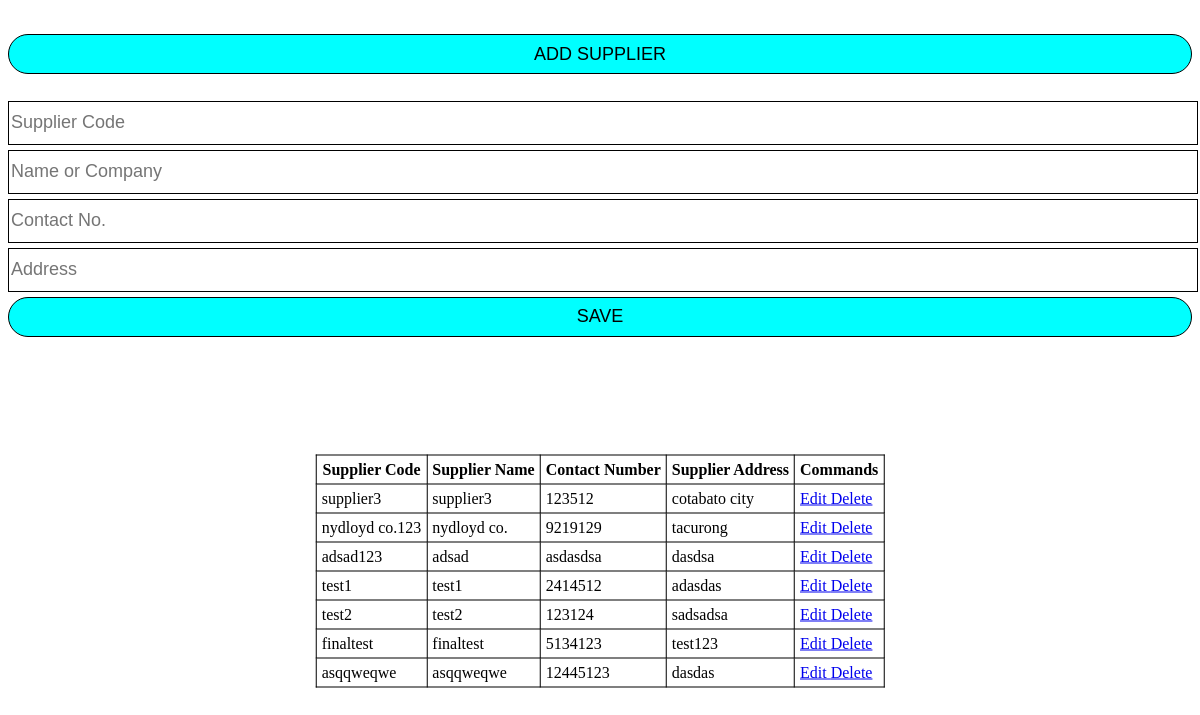
Screenshot of /supplier.php with the database file from the repository.
### tables this page shows
CREATE TABLE `tbl_supplier` (
  `supp_id` bigint(20) NOT NULL,
  `supp_code` varchar(50) NOT NULL,
  `supp_name` varchar(50) NOT NULL,
  `supp_contactNo` varchar(13) NOT NULL,
  `supp_address` varchar(50) NOT NULL
);

### supplier.php (the view, shortened to what this page needs)
<!DOCTYPE html>
<html lang="en">
<head>
    <link rel="stylesheet" href="styles.css">
</head>
<body>
    <div class="grid">
        <h1>
            <div class="btn">
                <input id="btnAddSupp" type="submit" value="ADD SUPPLIER">
            </div>
        </h1>
        <form id="formSupplier" method="POST" action="insert.php">
        <div class="txtField">
                <input type="input" placeholder="Supplier Code" name="suppCode" >
            </div>
            <div class="txtField">
                <input type="input"  placeholder="Name or Company" name="suppName" id=>
            </div>
            <div class="txtField">
                <input type="input"  placeholder="Contact No." name="suppContactNo">
            </div>
            <div class="txtField">
                <input type="input"  placeholder="Address" name="suppAddress">
            </div>
            <div class="btn">
                <input id="btnSaveSupp" type="submit" value="SAVE" name="submitSupp">
            </div>
        </form>
    </div>
    <div class="tableData">
        <form id="dataTbl">
            <table>
                <tbody>
                    <tr>
                        <th>Supplier Code</th>
                        <th>Supplier Name</th>
                        <th>Contact Number</th>
                        <th>Supplier Address</th>
                        <th>Commands</th>
                    </tr>
                    <?php
                    include  "dbConn.php";
                    $sql = "SELECT * FROM `tbl_supplier`";
                    $query = $connection->query($sql);
                    while ($row = $query->fetch_assoc()) {
                    ?>
                        <tr>
                            <td><?php echo $row["supp_code"]; ?></td>
                            <td><?php echo $row["supp_name"]; ?></td>
                            <td><?php echo $row["supp_contactNo"]; ?></td>
                            <td><?php echo $row["supp_address"]; ?></td>
                            <td>
                                <a href="updateSupp.php?editSupp=<?php echo $row["supp_id"]; ?>"> Edit </a>
                                <a href="delete.php?deleteSupp=<?php echo $row["supp_id"]; ?>" onclick='return checkDelete()'>Delete</a>
                            </td>
                        </tr>
                    <?php
                    }
                    ?>
                </tbody>
            </table>
        </form>
    </div>
</body>
</html>

### styles.css (style rules this page uses)
.grid { display: flex; flex-direction: column; min-height: 100vh; }
table { position: absolute; border: 1px solid black; border-collapse: collapse; top: 70%; left: 50%; transform: translate(-50%, -50%); }
td , th { border: 1px solid black; padding: 5px; }
.btn input { border: 1px solid; border-radius: 25px; width: 100%; height: 40px; font-size: 18px; border: 1px solid; background: aqua; margin-top: 5px; cursor: pointer; font-weight: 700px; outline: none; }
.txtField input { border: 1px solid; width: 100%; height: 40px; font-size: 18px; background: white; margin-top: 5px; cursor: text; font-weight: 700px; outline: none; }

### rows the page displays
tbl_supplier: supp_code "supplier3", supp_name "supplier3", supp_contactNo "123512", supp_address "cotabato city"
tbl_supplier: supp_code "nydloyd co.123", supp_name "nydloyd co.", supp_contactNo "9219129", supp_address "tacurong"
tbl_supplier: supp_code "adsad123", supp_name "adsad", supp_contactNo "asdasdsa", supp_address "dasdsa"
tbl_supplier: supp_code "test1", supp_name "test1", supp_contactNo "2414512", supp_address "adasdas"
tbl_supplier: supp_code "test2", supp_name "test2", supp_contactNo "123124", supp_address "sadsadsa"
tbl_supplier: supp_code "finaltest", supp_name "finaltest", supp_contactNo "5134123", supp_address "test123"
tbl_supplier: supp_code "asqqweqwe", supp_name "asqqweqwe", supp_contactNo "12445123", supp_address "dasdas"
